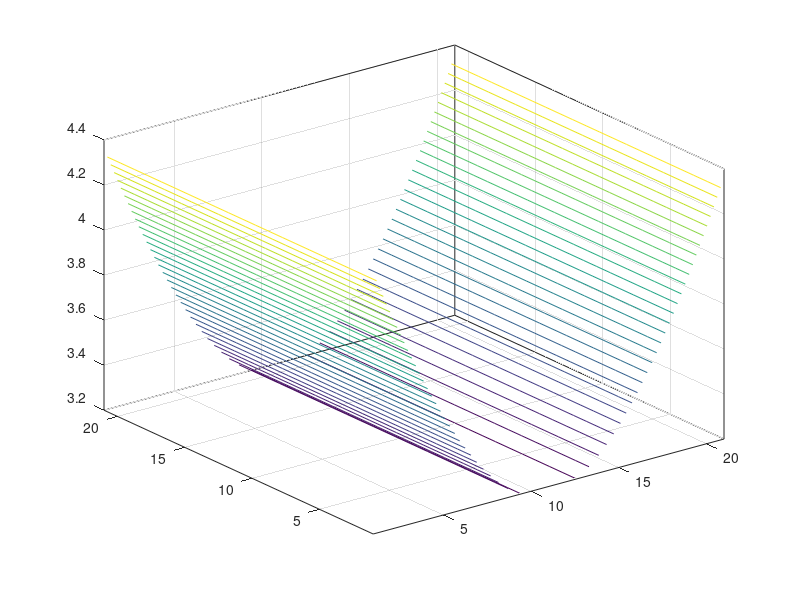

MATLAB code for this plot:
clc
clear all
close all

%% Matriz

A = [5 4 9;-3 -6 -9; 9 9 10;]
fprintf('Esta es una matriz de 3 por 3 ↑ \n', A)

%% Suma de matrices
B = [1 1 0; 1 2 3; 9 5 1;];
C = [1 1 0; 1 2 3; 9 5 1;];
SUMA = B + C
fprintf('El resultado de la suma de las matrices B y C es ↑ \n', SUMA)


%% Resta de matrices
D = [5 -7 9; 1 -2 3; -9 1 1;];
E = [1 1 -0; 2 4 -9; 7 5 -1;];
RESTA = D - E
fprintf('El resultado de la resta de matrices \n', RESTA)

%% Multiplicacion de matrices
F = [5 4 9;-3 -6 -9; 9 9 10;];
G = [1 1 -0; 2 4 -9; 7 5 -1;];
MULTI = F * G
fprintf('El resultado de la multiplicación de las matrices  F y G es ↑ \n',  MULTI)

%% Matriz transpuesta
H = [10 1 -0; 290 41 -9; 7 5 -1;];
H'
fprintf('La matriz transpuesta de H es ↑ \n')

%% Matriz inversa 
I = [85 -9 78; 2 -4 -10; -10 21 -11;];
inversa = inv(I)
fprintf('La matriz inversa de I es ↑ \n')

%% La original matriz identidad
I = [85 -9 78; 2 -4 -10; -10 21 -11;];
I * inv(I)
fprintf('La matriz identidad de I es  ↑ \n')
%% DETERMINANTE de una matriz
k = [12 48 9; -36 0 -9; 45 7 -1;];
det_k = det(k)
fprintf('La determinante de la matriz k es ↑ \n')

%% figura
[x,y] = meshgrid(-3:0.3:3, -3:0.3:3); 
z = sqrt(10 + x.^2- y^2)
figure(1)
contour3(z,30)




